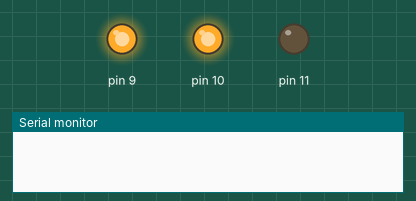
Recording of a sketch running on a simulated Arduino Uno, built with avr-gcc and run on an emulated ATmega328P. Shown: output pins drawn as LEDs (lit = HIGH), the last lines printed to the serial monitor.

Above: at 1.5 s.
At 4.0 s:
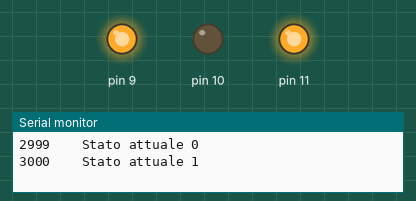
At 5.5 s:
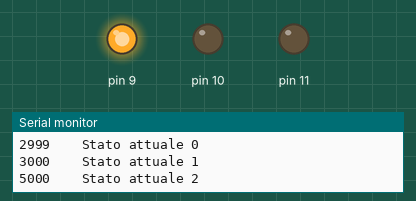
Timing chart, 0 to 6.9 s (numbered marks = the images above):
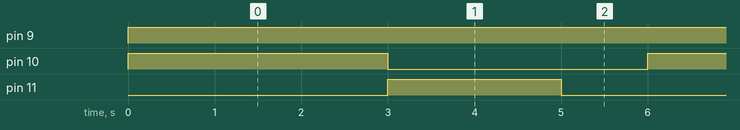

Measured:
- by itself, pin 9: LOW → HIGH at 0.00 s
- by itself, pin 10: alternates HIGH for 3.0 s and LOW for 3.0 s
- by itself, pin 11: alternates HIGH for 2.0 s and LOW for 4.0 s

The sketch:

semaforo_1.ino
```cpp
/*
   Semaforo RGB

   Un singolo semaforo costruito col paradigma delle macchine a stato.
   Viene utilizzato un oggetto della libreria common per gestire il LED.


- Schema per un led RGB: https://lab.piffa.net/schemi/rgb.jpg

   */
#include <common.h>
int pausa = 3000;
enum states_available { // Stati della FMS
    turn_green,    // Dinamico, transizione
    green,         // Statico
    turn_red,
    red
};

states_available state = red;


void setup() {
  Serial.begin(9600);
  Serial.flush();
}

RGBLed led(11, 10, 9); //Istanziamo un oggetto led facente parte
                       // della classe RGBLed

void loop() {
switch (state) {
    case turn_green :
    led.Green();
    state = green ; // Setta il prossimo state
    break;

    case green:
    delay(pausa * 2/3);
    state = turn_red ;
    break;

    case turn_red :
    led.Yellow();
    delay(pausa / 3);
    state = red ;
    break;

    case red :
    led.Red();
    delay(pausa);
    state = turn_green ;
    break;

    default:    // In caso di default si fa giallo
    led.Yellow();
    delay(pausa/3);
    led.Off();
    delay(pausa/3);
    break;

}
Serial.print(millis());
Serial.print(" \t Stato attuale ");
Serial.println(state);

}

/* Domande:
 1. Come legare il passaggio di stato ad un evento esterno,
    ad es. la pressione di un bottone?
 */
```
